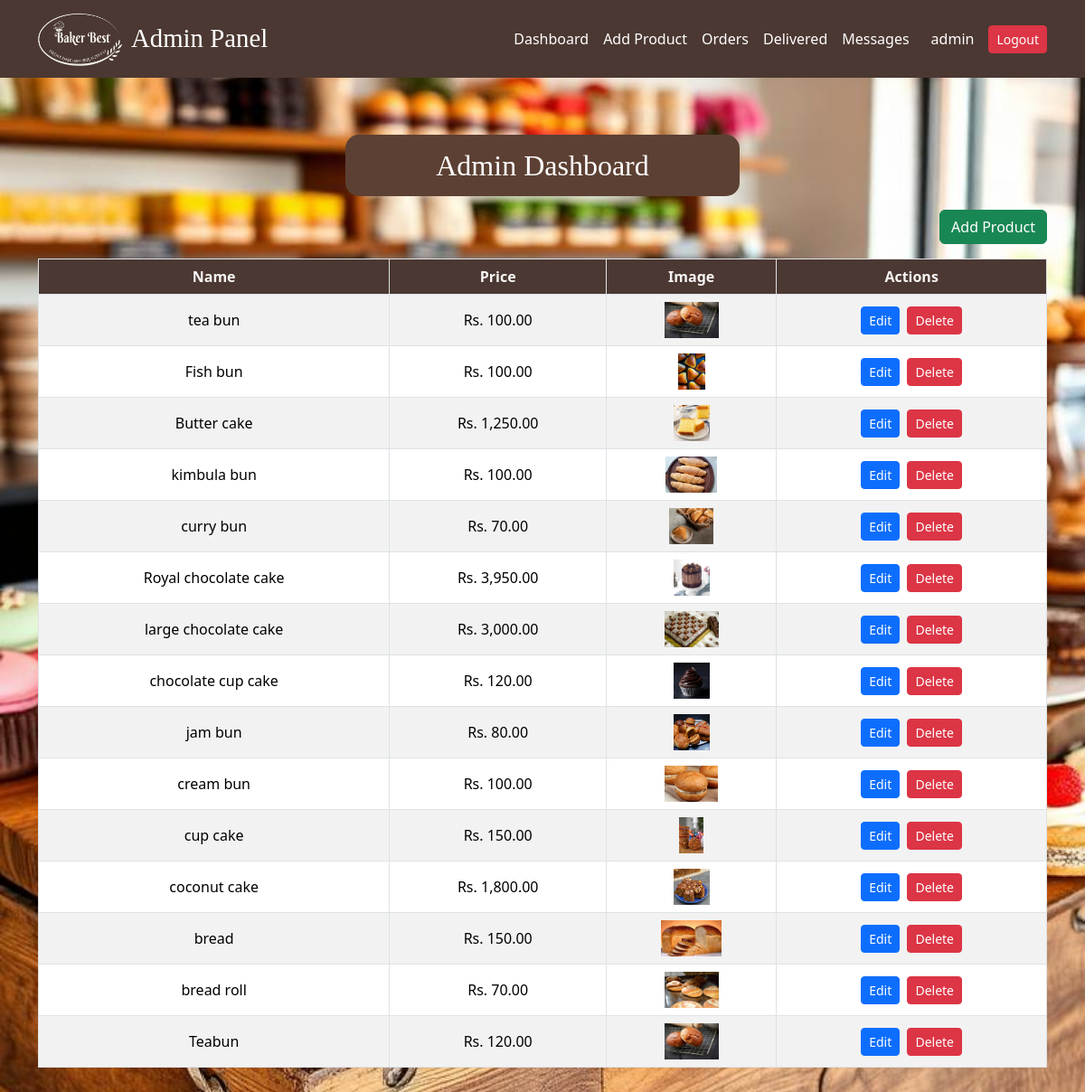
/admin_dashboard.php (signed in), run on the app's committed database.
### tables this page shows
CREATE TABLE IF NOT EXISTS `products` (
  `id` int NOT NULL AUTO_INCREMENT,
  `name` varchar(100) NOT NULL,
  `price` decimal(10,2) NOT NULL,
  `image` varchar(255) NOT NULL,
  PRIMARY KEY (`id`)
);

### admin_dashboard.php (the view, shortened to what this page needs)
<?php
var_dump($_SESSION);
include('./config/dbconnect.php');
include('admin_navbar.php');
?>
<!DOCTYPE html>
<html lang="en">
<head>
    <link href="https://cdn.jsdelivr.net/npm/bootstrap@5.3.3/dist/css/bootstrap.min.css" rel="stylesheet">
</head>
<body>
<div class="container my-5">
    <div style="text-align: center;">
        <h2 style="
            display: inline-block;
            background-color: #5c4033;
            color: white;
            padding: 15px 100px;
            border-radius: 15px;
            font-family: 'Dancing Script', cursive;
            margin: 15;
        ">Admin Dashboard</h2>
    </div>
    <div class="mb-3 text-end">
        <a href="add_product.php" class="btn btn-success">Add Product</a>
    </div>
    <?php
    $sql = "SELECT * FROM products ORDER BY id DESC";
    $result = $conn->query($sql);
    if ($result && $result->num_rows > 0) {
        echo '<div class="table-responsive">
                <table class="table table-bordered table-striped table-custom text-center">
                <thead>
                    <tr>
                        <th>Name</th>
                        <th>Price</th>
                        <th>Image</th>
                        <th>Actions</th>
                    </tr>
                </thead>
                <tbody>';
        while ($row = $result->fetch_assoc()) {
            echo '<tr>
                    <td>'.htmlspecialchars($row['name']).'</td>
                    <td>Rs. '.number_format($row['price'], 2).'</td>
                    <td><img src="./assets/images/'.$row['image'].'" height="40"></td>
                    <td>
                        <a href="edit_product.php?id='.$row['id'].'" class="btn btn-primary btn-sm btn-action">Edit</a>
                        <a href="delete_product.php?id='.$row['id'].'" class="btn btn-danger btn-sm btn-action" onclick="return confirm(\'Are you sure?\')">Delete</a>
                    </td>
                </tr>';
        }
        echo '</tbody></table></div>';
    } else {
        echo "<div class='alert alert-info'>No products found.</div>";
    }
    ?>
</div>
</body>
</html>

### admin_dashboard.php (style rules this page uses)
body { background-image: url('./assets/images/admin_bg.jpg'); background-size: cover; background-repeat: no-repeat; background-attachment: fixed; }
.table thead { background-color: #4b3832; color: #fff; }
.table th, .table td { text-align: center; vertical-align: middle; }
.btn-action { margin: 0 2px; }
.table-custom thead th { background-color: #4b3832; color: #f7f4f4ff !important; font-weight: bold; text-align: center; }

### data on the page
products: name "tea bun", price "100.00", image (picture)
products: name "Fish bun", price "100.00", image (picture)
products: name "Butter cake", price "1,250.00", image (picture)
products: name "kimbula bun", price "100.00", image (picture)
products: name "curry bun", price "70.00", image (picture)
products: name "Royal chocolate cake", price "3,950.00", image (picture)
products: name "large chocolate cake", price "3,000.00", image (picture)
products: name "chocolate cup cake", price "120.00", image (picture)
products: name "jam bun", price "80.00", image (picture)
products: name "cream bun", price "100.00", image (picture)
products: name "cup cake", price "150.00", image (picture)
products: name "coconut cake", price "1,800.00", image (picture)
products: name "bread", price "150.00", image (picture)
products: name "bread roll", price "70.00", image (picture)
products: name "Teabun", price "120.00", image (picture)

### other printed values
$_SESSION['admins'] "admin"
